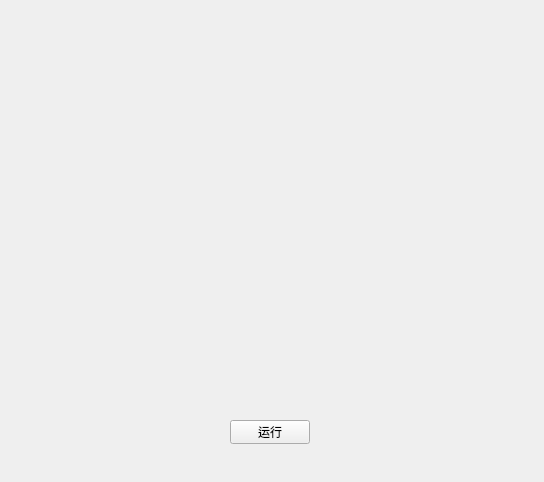
<?xml version="1.0" encoding="UTF-8"?>
<ui version="4.0">
 <class>readtemplate</class>
 <widget class="QWidget" name="readtemplate">
  <property name="geometry">
   <rect>
    <x>0</x>
    <y>0</y>
    <width>544</width>
    <height>482</height>
   </rect>
  </property>
  <property name="windowTitle">
   <string>Form</string>
  </property>
  <widget class="QPushButton" name="m_btn_operation">
   <property name="geometry">
    <rect>
     <x>230</x>
     <y>420</y>
     <width>80</width>
     <height>24</height>
    </rect>
   </property>
   <property name="text">
    <string>运行</string>
   </property>
  </widget>
 </widget>
 <resources/>
 <connections/>
</ui>
